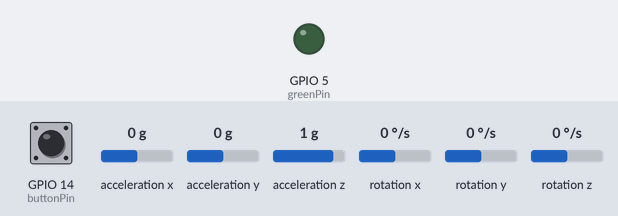
Simulated run of this sketch. Board: ESP32. Parts: output pins drawn as LEDs (lit = HIGH). Dashed ring = blinking. Inputs (shaded band) come from the test bench; at power-on: acceleration x 0 g, GPIO 14 (buttonPin) HIGH, acceleration y 0 g, acceleration z 1 g, rotation x 0 °/s, rotation y 0 °/s, rotation z 0 °/s.

Above: at 1.2 s.
1.3 s: acceleration x set to -0.8 g
2.8 s: acceleration x set to -1.1 g
At 3.2 s:
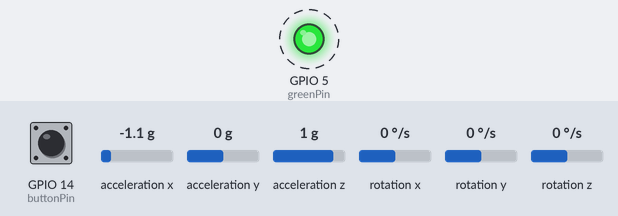
8.8 s: acceleration x set to 0 g
At 9.5 s:
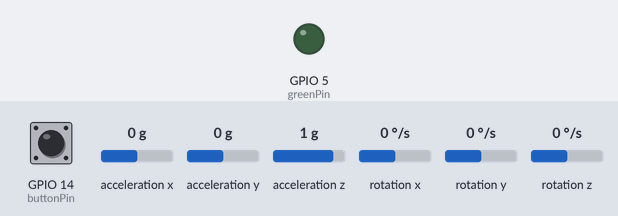
10.3 s: acceleration x set to -1.4 g
At 10.7 s:
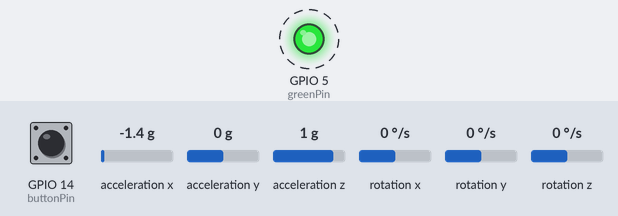
Timing chart, 0 to 14.3 s (numbered marks = the images above; inputs shaded):
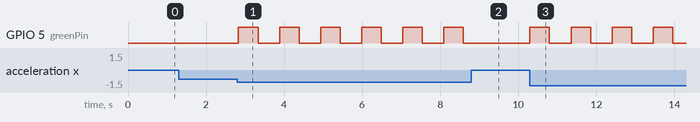

The sketch:

test_all_client.ino
```cpp
#include <esp_now.h>
#include <WiFi.h>
#include <Wire.h>
#include <Adafruit_PN532.h>
#include <MPU6050.h>
#include <math.h>


//button setup
const int buttonPin = 14;
const int greenPin =5;
int buttonState = 0;
int lastButtonState = 0;  // For debouncing

//shaker sensor setup
MPU6050 mpu;

//rfid reader setup
#define PN532_IRQ   (2)  //IRQ pin
#define PN532_RESET (3)  //RESET pin
Adafruit_PN532 nfc(PN532_IRQ, PN532_RESET, &Wire1);

typedef struct struct_message {
  char msg[32];
} struct_message;

struct_message dataToSend;
struct_message incomingData;

// CHANGE THIS to your other ESP32’s MAC address
uint8_t peerAddress[] = {0x94, 0xe6, 0x86, 0x2b, 0xf5, 0x38} ;

//send callback (ESP-IDF v5)
void onSent(const wifi_tx_info_t *info, esp_now_send_status_t status) {

  status == ESP_NOW_SEND_SUCCESS;
  if (status==1)
  {
    Serial.println("Failed to send message");
  }
}

//receive callback (ESP-IDF v5)
void onReceive(const esp_now_recv_info *recv_info, const uint8_t *incomingDataBytes, int len) {
  memcpy(&incomingData, incomingDataBytes, sizeof(incomingData));

  Serial.println(incomingData.msg);
}

void blink_greenLed()
{
  digitalWrite(greenPin, HIGH);
  delay(500);
  digitalWrite(greenPin, LOW);
}

void shake_detection()
{
  int16_t ax, ay, az;
  mpu.getAcceleration(&ax, &ay, &az);
  float accelX = ax / 16384.0;
  float accelY = ay / 16384.0;
  float accelZ = az / 16384.0;
  float magnitude = sqrt(accelX * accelX + accelY * accelY + accelZ * accelZ);\

  // Better shake detection: deviation from 1g
  float deviation = fabs(magnitude - 1.0);
  if (deviation > 0.4) {

    snprintf(dataToSend.msg, sizeof(dataToSend.msg), "Shake detected");
    esp_err_t result = esp_now_send(peerAddress, (uint8_t *)&dataToSend, sizeof(dataToSend));
    blink_greenLed();
    if (result != ESP_OK) {
      Serial.println("Shake send failed!");
    }
    delay(500); // Debounce shake detection
  }
}

void rfid_detection()
{
  uint8_t uid[7];
  uint8_t uidLength;
  // The 4th parameter is timeout in milliseconds - CRITICAL for non-blocking behavior
  uint8_t success = nfc.readPassiveTargetID(PN532_MIFARE_ISO14443A, uid, &uidLength, 50);

  if (success) {

    snprintf(dataToSend.msg, sizeof(dataToSend.msg), "RFID found");
    esp_err_t result = esp_now_send(peerAddress, (uint8_t *)&dataToSend, sizeof(dataToSend));
    blink_greenLed();
    if (result != ESP_OK) {
      Serial.println("RFID send failed!");
    }
    delay(1000); // Prevent repeated reads of same card
  }
}

void button_detection()
{
    //button detection
  buttonState = digitalRead(buttonPin);
  if (buttonState == LOW && lastButtonState == HIGH) {  // Button pressed (active LOW with pullup)
    delay(5);  // Debounce
    buttonState = digitalRead(buttonPin);
    if (buttonState == LOW) {  // Confirm press

      snprintf(dataToSend.msg, sizeof(dataToSend.msg), "Button pressed");
      esp_err_t result = esp_now_send(peerAddress, (uint8_t *)&dataToSend, sizeof(dataToSend));
      blink_greenLed();
      if (result != ESP_OK) {
        Serial.println("Button send failed!");
      }
      // delay(10);  // Prevent rapid re-trigger
    }
  }
  lastButtonState = buttonState;
}

void setup() {
  Serial.begin(115200);
  WiFi.mode(WIFI_STA);  //for esp32 now

  if (esp_now_init() != ESP_OK) {
    Serial.println("Error initializing ESP-NOW");
    return;
  }

  pinMode(buttonPin, INPUT_PULLUP);
  pinMode(greenPin, OUTPUT);
  Wire1.begin(18, 19);   // PN532 on I2C1
  Wire.begin(21, 22);     // MPU6050 on I2C0

  mpu.initialize();   //shaker sensor setup
  nfc.begin();    //rfid reader setup
  nfc.SAMConfig();   //rfid reader setup

  // Updated callback registration
  esp_now_register_send_cb(onSent);
  esp_now_register_recv_cb(onReceive);

  esp_now_peer_info_t peerInfo = {};
  memcpy(peerInfo.peer_addr, peerAddress, 6);
  peerInfo.channel = 0;
  peerInfo.encrypt = false;

  if (esp_now_add_peer(&peerInfo) != ESP_OK) {
    Serial.println("Failed to add peer");
    return;
  }
}

void loop() {
  // button_detection();
  // shake_detection();
  // rfid_detection();
  rfid_detection();
  button_detection();
  shake_detection();
}
```

Measured:
- the behaviour switches between -0.9 and -1 g on acceleration x (found by bisection; images 0 and 1)
- after the input at 1.3 s, every drawn part: stays the same
- after the input at 2.8 s, GPIO 5 (greenPin): alternates HIGH for 0.50 s and LOW for 0.55 s, starting at once
- after the input at 8.8 s, GPIO 5 (greenPin): stays LOW (without the input it goes to HIGH after 0.35 s)
- after the input at 10.3 s, GPIO 5 (greenPin): alternates HIGH for 0.50 s and LOW for 0.55 s, starting at once
